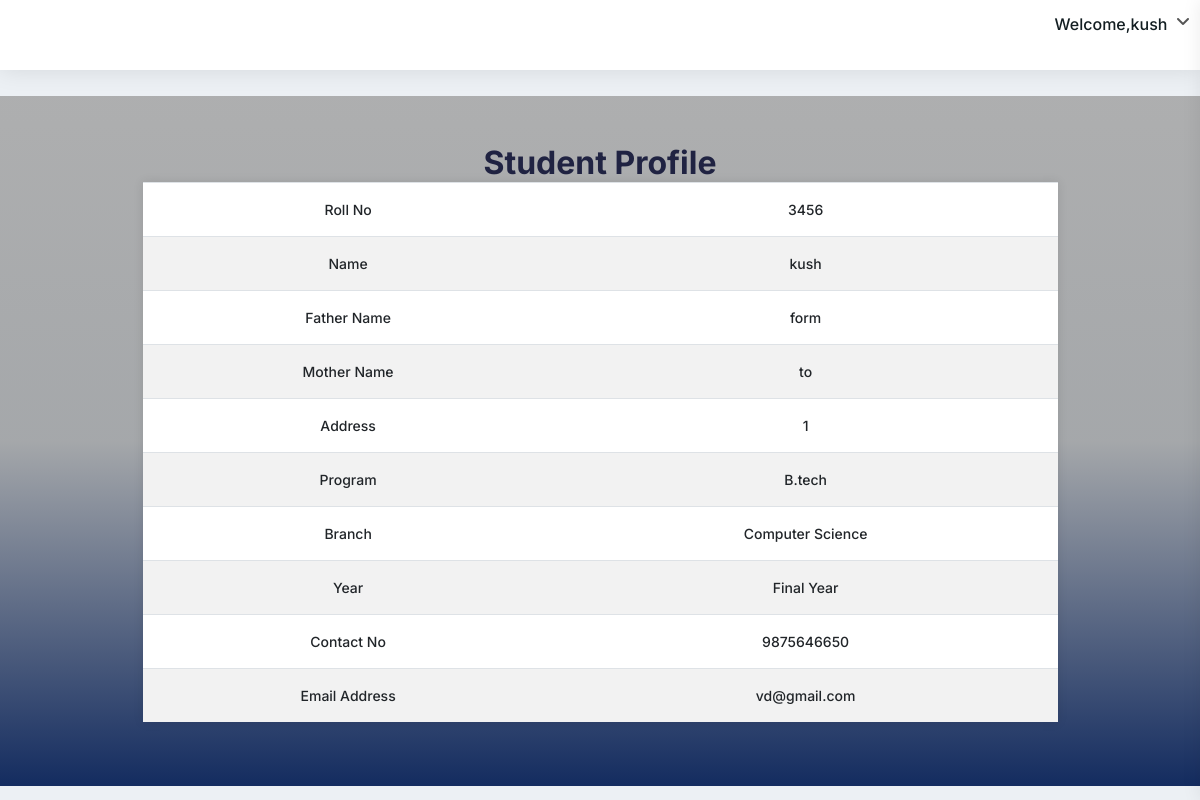
The page /studentapp/studenthome/ (signed in) on the database its author committed.
### lmsapp/models.py (models this page shows)
class Student(models.Model):
    rollno=models.IntegerField(primary_key=True)
    name=models.CharField(max_length=50)
    fname=models.CharField(max_length=50)
    mname=models.CharField(max_length=50)
    gender=models.CharField(max_length=6)
    address=models.TextField()
    program=models.CharField(max_length=50)
    branch=models.CharField(max_length=50)
    year=models.CharField(max_length=50)
    contactno=models.CharField(max_length=10)
    emailaddress=models.CharField(max_length=50)
    regdate=models.CharField(max_length=30)

### studentapp/views.py (the view)
# urls.py: path('studenthome/',views.studenthome,name='studenthome'),
@cache_control(no_cache=True,must_revalidate=True,no_store=True)
def studenthome(request):
   try:
     if request.session['rollno']!=None:
        rollno=request.session['rollno']
        stu=Student.objects.get(rollno=rollno)
        return render(request,"studenthome.html",{'stu':stu})
   except KeyError:
       return redirect('lmsapp:login')

### studentapp/templates/studenthome.html (shortened to what this page needs)
{% extends "studentparent.html" %}
{% block body %}
<div class="container-fliud">
  <div class="row mt-3 p-5 rounded" style="background:linear-gradient(rgba(157, 157, 157, 0.789),rgba(0,0,0,0.3),rgba(1, 27, 83, 0.922)) ;">
      <div class="col-sm-10 mx-auto" style="overflow-y:hidden;overflow-x: auto; scrollbar-width: none;" >
        <h2 style="text-align: center;">Student Profile</h2>
        <table class="table">
            <tr>
                <td>Roll No</td>
                <td>{{stu.rollno}}</td>
            </tr>
            <tr>
                <td>Name</td>
                <td>{{stu.name}}</td>
            </tr>
            <tr>
                <td>Father Name</td>
                <td>{{stu.fname}}</td>
            </tr>
            <tr>
                <td>Mother Name</td>
                <td>{{stu.mname}}</td>
            </tr>
            <tr>
                <td>Address</td>
                <td>{{stu.address}}</td>
            </tr>
            <tr>
                <td>Program</td>
                <td>{{stu.program}}</td>
            </tr>
            <tr>
                <td>Branch</td>
                <td>{{stu.branch}}</td>
            </tr>
            <tr>
                <td>Year</td>
                <td>{{stu.year}}</td>
            </tr>
            <tr>
                <td>Contact No</td>
                <td>{{stu.contactno}}</td>
            </tr>
            <tr>
                <td>Email Address</td>
                <td>{{stu.emailaddress}}</td>
            </tr>
          </table>
  </div>
  </div>
</div>
{% endblock body %}

### studentapp/templates/studentparent.html (shortened to what this page needs)
<!DOCTYPE html>
<html>
    {% load static %}
<head>
	<link rel="stylesheet" type="text/css" href="{% static 'css/style.css' %}">
	<link rel="stylesheet" type="text/css" href="{% static 'vendors/styles/core.css' %}">
	<link rel="stylesheet" type="text/css" href="{% static 'vendors/styles/icon-font.min.css' %}">
	<link rel="stylesheet" type="text/css" href="{% static 'src/plugins/datatables/css/dataTables.bootstrap4.min.css' %}">
	<link rel="stylesheet" type="text/css" href="{% static 'src/plugins/datatables/css/responsive.bootstrap4.min.css' %}">
	<link rel="stylesheet" type="text/css" href="{% static 'vendors/styles/style.css' %}">
	<link rel="stylesheet" type="text/css" href="{% static 'src/plugins/fullcalendar/fullcalendar.css' %}">
	<link rel="stylesheet" href="https://cdnjs.cloudflare.com/ajax/libs/font-awesome/6.4.0/css/all.min.css" />
</head>
<body>
	<div class="header">
		<div class="header-left">
			<div class="menu-icon dw dw-menu"></div>
		</div>
		<div class="header-right">
			<div class="dashboard-setting user-notification">
				<div class="dropdown">
					<a class="dropdown-toggle no-arrow" href="javascript:;" data-toggle="right-sidebar">
						<i class="dw dw-settings2"></i>
					</a>
				</div>
			</div>
			<div class="user-info-dropdown">
				<div class="dropdown">
					<a class="dropdown-toggle" href="#" role="button" data-toggle="dropdown">
						<span class="user-name">Welcome,{{stu.name}}</span>
					</a>
				</div>
			</div>
		</div>
	</div>
	<div class="main-container">
        {% block body %}
        {% endblock body %}
    </div>
</body>
</html>

### studentapp/templates/studentparent.html (style rules this page uses)
table { width: 100%; margin: 0 auto; border-collapse: collapse; text-align: center; border: none; color: #000; font-size: 16px; font-weight: bold; background-color: #fff; box-shadow: 0px 0px 10px rgba(0, 0, 0, 0.1); }
table th, table td { padding: 12px; border: none; }
table tr:nth-child(even) { background-color: #f2f2f2; }

### rows shown on the page
Student: name "kush", rollno "3456", fname "form", mname "to", address "1", program "B.tech", branch "Computer Science", year "Final Year", contactno "9875646650", emailaddress "vd@gmail.com"
